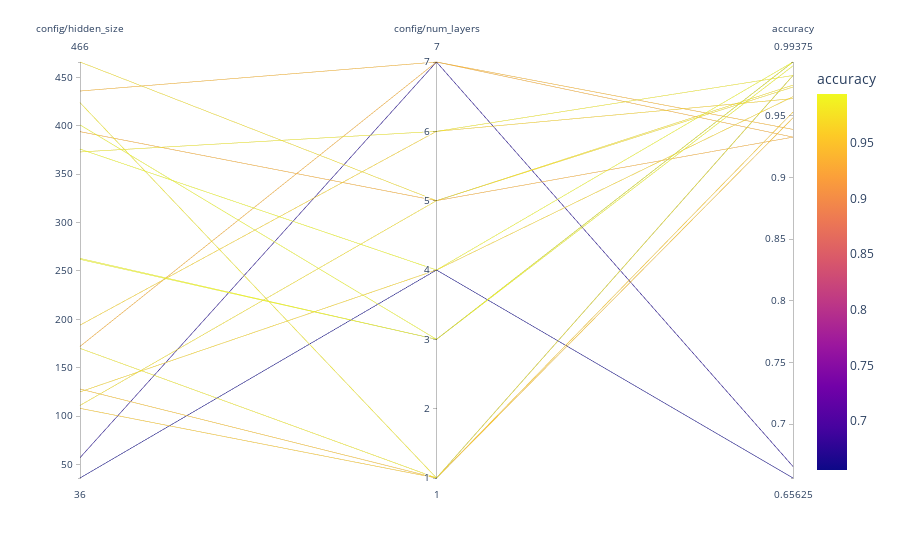

Here is the notebook cell this chart was saved with:
### Code cell
columns = ["config/hidden_size", "config/num_layers", "accuracy"]
visualize.parallel_plot(analysis, columns)

### Figure 1 — Plotly figure (JSON) as saved in the notebook; plotly's stock layout.template omitted (floating-point values rounded to 4 significant figures)
{"data": [{"dimensions": [{"label": "config/hidden_size", "values": [172, 125, 401, 108, 436, 194, 376, 36, 111, 57, 373, 262, 394, 263, 170, 128, 424, 466]}, {"label": "config/num_layers", "values": [7, 4, 3, 1, 7, 6, 4, 4, 5, 7, 6, 3, 5, 3, 1, 1, 1, 5]}, {"label": "accuracy", "values": [0.9328, 0.9656, 0.9938, 0.9531, 0.9391, 0.9641, 0.9938, 0.6562, 0.9734, 0.6656, 0.9828, 0.9938, 0.9328, 0.9906, 0.9828, 0.9484, 0.9828, 0.975]}], "domain": {"x": [0, 1], "y": [0, 1]}, "line": {"color": [0.9328, 0.9656, 0.9938, 0.9531, 0.9391, 0.9641, 0.9938, 0.6562, 0.9734, 0.6656, 0.9828, 0.9938, 0.9328, 0.9906, 0.9828, 0.9484, 0.9828, 0.975], "coloraxis": "coloraxis"}, "name": "", "type": "parcoords"}], "layout": {"coloraxis": {"colorbar": {"title": {"text": "accuracy"}}, "colorscale": [[0, "#0d0887"], [0.1111, "#46039f"], [0.2222, "#7201a8"], [0.3333, "#9c179e"], [0.4444, "#bd3786"], [0.5556, "#d8576b"], [0.6667, "#ed7953"], [0.7778, "#fb9f3a"], [0.8889, "#fdca26"], [1, "#f0f921"]]}, "legend": {"tracegroupgap": 0}, "margin": {"t": 60}}}
